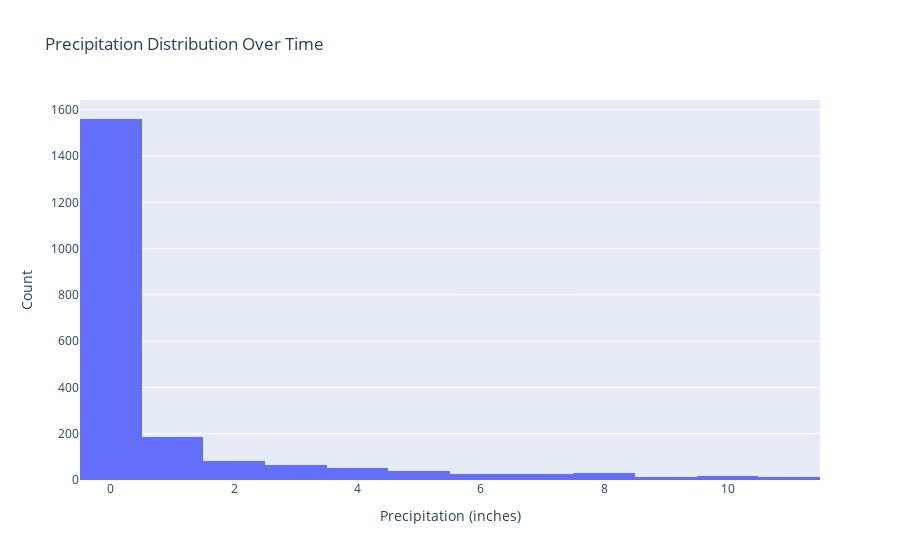

Source (notebook cell):
### Markdown cell above
---

Precipication Histogram:

### Code cell
fig=px.histogram(x=df.precip,nbins=20,labels={'x':'Precipitation (inches)'},title='Precipitation Distribution Over Time',)
fig.update_layout(xaxis_title='Precipitation (inches)',yaxis_title='Count')
fig.write_html("Comilla_Precipitation Distribution Over Time.html")
fig.show()

### Figure 1 — Plotly figure (JSON) as saved in the notebook; plotly's stock layout.template omitted (floating-point values rounded to 4 significant figures; data arrays with more than 128 entries replaced by an {"elided": "..."} marker saying what was removed)
{"data": [{"alignmentgroup": "True", "bingroup": "x", "hovertemplate": "Precipitation (inches)=%{x}<br>count=%{y}<extra></extra>", "legendgroup": "", "marker": {"color": "#636efa", "pattern": {"shape": ""}}, "name": "", "nbinsx": 20, "offsetgroup": "", "orientation": "v", "showlegend": false, "type": "histogram", "x": {"elided": "2104 float values"}, "xaxis": "x", "yaxis": "y"}], "layout": {"autosize": true, "barmode": "relative", "legend": {"tracegroupgap": 0}, "title": {"text": "Precipitation Distribution Over Time"}, "xaxis": {"anchor": "y", "autorange": true, "domain": [0, 1], "range": [-0.5, 11.5], "title": {"text": "Precipitation (inches)"}, "type": "linear"}, "yaxis": {"anchor": "x", "autorange": true, "domain": [0, 1], "range": [0, 1642.0], "title": {"text": "Count"}}}}
